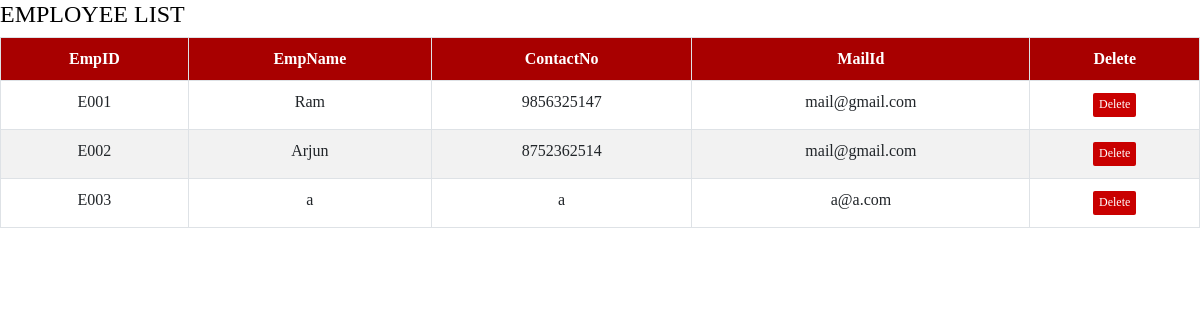
Page /ViewEmployee.php on the committed database.
### tables this page shows
CREATE TABLE IF NOT EXISTS `employeetable` (
  `EmpID` varchar(10) NOT NULL,
  `EmpName` varchar(50) NOT NULL,
  `ContactNo` varchar(10) NOT NULL,
  `EmailID` varchar(30) NOT NULL,
  `Password` varchar(20) NOT NULL,
  PRIMARY KEY (`EmpID`)
);

### ViewEmployee.php (the view, shortened to what this page needs)
<html>
<head>
<link rel="stylesheet" href="css/bootstrap.min.css">
  <link rel="stylesheet" href="css/all.css">
  <link rel="stylesheet" type="text/css" href="style.css" />
</head>
	<h4>EMPLOYEE LIST</h4>
	<form action="ViewEmployeeCode.php" method="POST">
	<table class="table table-bordered table-striped" align="center">
		<tr><th>EmpID</th><th>EmpName</th><th>ContactNo</th><th>MailId</th><th>Delete</th></tr>
		<?php
		$query = mysql_query("Select * From EmployeeTable",$con);
		While($r = mysql_fetch_array($query))
		{
			echo "<tr><td>" . $r['EmpID'] . "</td><td>" . $r['EmpName'] . "</td><td>" . $r['ContactNo'] . "</td><td>" . $r['EmailID'] . "</td><td><input type='submit' name='" . $r['EmpID'] . "' value='Delete' class='btn_delete'/></td></tr>";
		}
		?>
	</table>
	</form>
</body>
</html>

### Style.css (style rules this page uses)
body,html { margin:0; padding: 0; color:black; font-size: 12pt; font-family: Calibri; background-image:url('bg.png'); }
div, table { text-align:center; }
.btn_delete { background-color:#c90000; border:none; height:24px; color:White; font-size:12px; }
input, select, textarea { padding: 4px 6px; border-radius: 2px; border:solid 1px #5e4533; }
th { background-color: #a80000; color: white; }

### rows in the picture
employeetable: EmpID "E001", EmpName "Ram", ContactNo "9856325147", EmailID "mail@gmail.com"
employeetable: EmpID "E002", EmpName "Arjun", ContactNo "8752362514", EmailID "mail@gmail.com"
employeetable: EmpID "E003", EmpName "a", ContactNo "a", EmailID "a@a.com"
